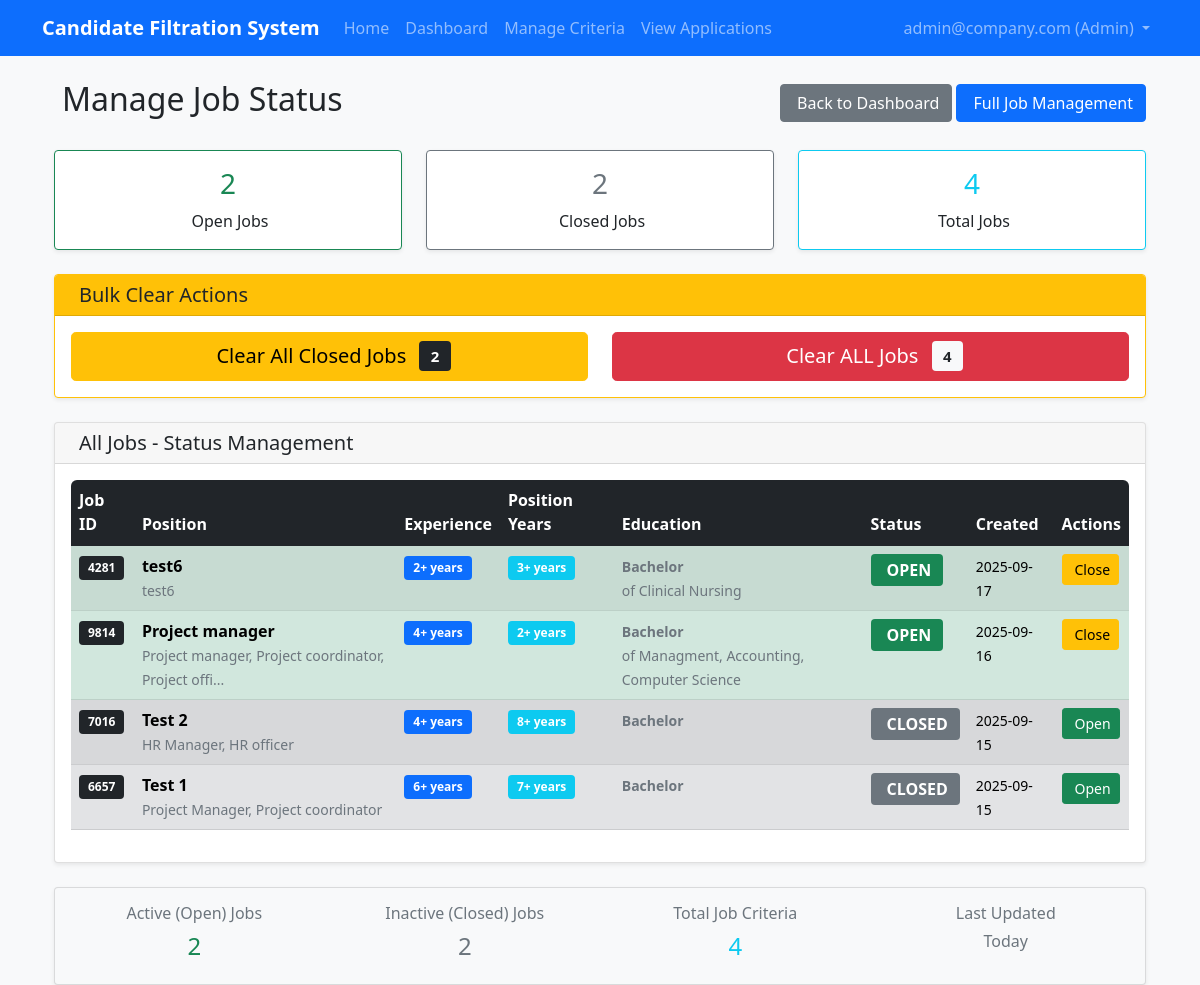
Screenshot of /admin/jobs/status (signed in) with the database file from the repository.
### tables this page shows
CREATE TABLE users
                 (id INTEGER PRIMARY KEY AUTOINCREMENT,
                  email TEXT UNIQUE NOT NULL,
                  password_hash TEXT NOT NULL,
                  role TEXT NOT NULL CHECK(role IN ('candidate', 'admin')),
                  created_date TIMESTAMP DEFAULT CURRENT_TIMESTAMP,
                  is_active BOOLEAN DEFAULT 1, name TEXT, department TEXT, email_confirmed BOOLEAN DEFAULT 0);

CREATE TABLE criteria
                 (id INTEGER PRIMARY KEY AUTOINCREMENT,
                  min_experience INTEGER,
                  required_skills TEXT,
                  preferred_education TEXT,
                  notification_email TEXT,
                  created_date TIMESTAMP DEFAULT CURRENT_TIMESTAMP,
                  is_active BOOLEAN DEFAULT 1, expected_positions TEXT DEFAULT "", position_title TEXT DEFAULT "Legacy Position", min_position_years INTEGER DEFAULT 0, qualified_email TEXT DEFAULT "qualified@company.com", unqualified_email TEXT DEFAULT "unqualified@company.com", admin_user_id INTEGER DEFAULT NULL, job_status TEXT DEFAULT "open", required_education_certification TEXT DEFAULT "", job_id INTEGER);

### app.py (the view, shortened to what this page needs)
@app.route('/admin/jobs/status', methods=['GET', 'POST'])
@login_required
@admin_required
def manage_job_status():
    conn = sqlite3.connect('candidates.db')
    c = conn.cursor()
    c.execute('''SELECT * FROM criteria ORDER BY
                 CASE WHEN job_status = 'open' THEN 0 ELSE 1 END,
                 created_date DESC''')
    jobs = c.fetchall()
    c.execute('SELECT job_status, COUNT(*) FROM criteria GROUP BY job_status')
    status_counts = dict(c.fetchall())
    conn.close()
    return render_template('manage_job_status.html', jobs=jobs, status_counts=status_counts)

### app.py (called while the page is built)
@login_manager.user_loader
def load_user(user_id):
    return User.get(user_id)

def admin_required(f):
    from functools import wraps
    @wraps(f)
    def decorated_function(*args, **kwargs):
        if not current_user.is_authenticated or current_user.role != 'admin':
            flash('Access denied. Admin privileges required.', 'error')
            return redirect(url_for('login'))
        return f(*args, **kwargs)
    return decorated_function

    @property
    def is_active(self):
        return self._active

    @staticmethod
    def get(user_id):
        conn = sqlite3.connect('candidates.db')
        c = conn.cursor()
        c.execute('SELECT * FROM users WHERE id = ?', (user_id,))
        user_data = c.fetchone()
        conn.close()
        if user_data:
            return User(*user_data)
        return None

### templates/manage_job_status.html (shortened to what this page needs)
{% extends "base.html" %}
{% block content %}
<div class="container-fluid">
    <div class="row">
        <div class="col-12">
            <div class="d-flex justify-content-between align-items-center mb-4">
                <h2>
                    Manage Job Status
                </h2>
                <div>
                    <a href="{{ url_for('admin_dashboard') }}" class="btn btn-secondary">
                        Back to Dashboard
                    </a>
                    <a href="{{ url_for('manage_jobs') }}" class="btn btn-primary">
                        Full Job Management
                    </a>
                </div>
            </div>
        </div>
    </div>
    <div class="row mb-4">
        <div class="col-md-4">
            <div class="card border-success">
                <div class="card-body text-center">
                    <h3 class="card-title text-success">{{ status_counts.get('open', 0) }}</h3>
                    <p class="card-text">
                        Open Jobs
                    </p>
                </div>
            </div>
        </div>
        <div class="col-md-4">
            <div class="card border-secondary">
                <div class="card-body text-center">
                    <h3 class="card-title text-secondary">{{ status_counts.get('closed', 0) }}</h3>
                    <p class="card-text">
                        Closed Jobs
                    </p>
                </div>
            </div>
        </div>
        <div class="col-md-4">
            <div class="card border-info">
                <div class="card-body text-center">
                    <h3 class="card-title text-info">{{ (status_counts.get('open', 0) + status_counts.get('closed', 0)) }}</h3>
                    <p class="card-text">
                        Total Jobs
                    </p>
                </div>
            </div>
        </div>
    </div>
    <div class="row mb-4">
        <div class="col-12">
            <div class="card border-warning">
                <div class="card-header bg-warning text-dark">
                    <h5 class="mb-0">
                        Bulk Clear Actions
                    </h5>
                </div>
                <div class="card-body">
                    <div class="row">
                        <div class="col-md-6">
                            {% if status_counts.get('closed', 0) > 0 %}
                            <form method="post" style="display: inline;" onsubmit="return confirmClearClosed()">
                                <button type="submit" class="btn btn-warning btn-lg w-100">
                                    Clear All Closed Jobs
                                    <span class="badge bg-dark ms-2">{{ status_counts.get('closed', 0) }}</span>
                                </button>
                            </form>
                            {% else %}
                            <button type="button" class="btn btn-outline-warning btn-lg w-100" disabled>
                                <i class="fas fa-broom me-2"></i>No Closed Jobs to Clear
                            </button>
                            {% endif %}
                        </div>
                        <div class="col-md-6">
                            {% if (status_counts.get('open', 0) + status_counts.get('closed', 0)) > 0 %}
                            <form method="post" style="display: inline;" onsubmit="return confirmClearAll()">
                                <button type="submit" class="btn btn-danger btn-lg w-100">
                                    Clear ALL Jobs
                                    <span class="badge bg-light text-dark ms-2">{{ (status_counts.get('open', 0) + status_counts.get('closed', 0)) }}</span>
                                </button>
                            </form>
                            {% else %}
                            <button type="button" class="btn btn-outline-danger btn-lg w-100" disabled>
                                <i class="fas fa-trash me-2"></i>No Jobs to Clear
                            </button>
                            {% endif %}
                        </div>
                    </div>
                </div>
            </div>
        </div>
    </div>
    <div class="row">
        <div class="col-12">
            <div class="card">
                <div class="card-header">
                    <h5 class="mb-0">
                        All Jobs - Status Management
                    </h5>
                </div>
                <div class="card-body">
                    {% if jobs %}
                        <div class="table-responsive">
                            <table class="table table-striped table-hover">
                                <thead class="table-dark">
                                    <tr>
                                        <th>Job ID</th>
                                        <th>Position</th>
                                        <th>Experience</th>
                                        <th>Position Years</th>
                                        <th>Education</th>
                                        <th>Status</th>
                                        <th>Created</th>
                                        <th>Actions</th>
                                    </tr>
                                </thead>
                                <tbody>
                                    {% for job in jobs %}
                                    <tr class="{% if job[13] == 'open' %}table-success{% else %}table-secondary{% endif %}">
                                        <td>
                                            {% if job|length > 15 and job[15] %}
                                                <span class="badge bg-dark">{{ job[15] }}</span>
                                            {% else %}
                                                <span class="badge bg-secondary">N/A</span>
                                            {% endif %}
                                        </td>
                                        <td>
                                            <strong>{{ job[8] if job[8] else 'Unknown Position' }}</strong>
                                            {% if job[7] %}
                                            <br><small class="text-muted">{{ job[7][:50] }}{% if job[7]|length > 50 %}...{% endif %}</small>
                                            {% endif %}
                                        </td>
                                        <td>
                                            <span class="badge bg-primary">{{ job[1] }}+ years</span>
                                        </td>
                                        <td>
                                            <span class="badge bg-info">{{ job[9] }}+ years</span>
                                        </td>
                                        <td>
                                            <div class="text-muted">
                                                <small class="fw-bold">{{ job[3].replace('_', ' ').title() if job[3] else 'N/A' }}</small>
                                                {% if job|length > 14 and job[14] %}
                                                    <br><small class="text-secondary">of {{ job[14] }}</small>
                                                {% endif %}
                                            </div>
                                        </td>
                                        <td>
                                            {% if job[13] == 'open' %}
                                                <span class="badge bg-success fs-6">
                                                    OPEN
                                                </span>
                                            {% else %}
                                                <span class="badge bg-secondary fs-6">
                                                    CLOSED
                                                </span>
                                            {% endif %}
                                        </td>
                                        <td>
                                            <small>{{ job[5][:10] if job[5] else 'Unknown' }}</small>
                                        </td>
                                        <td>
                                            <form method="post" style="display: inline;">
                                                {% if job[13] == 'open' %}
                                                    <button type="submit" class="btn btn-warning btn-sm" title="Close this job">
                                                        Close
                                                    </button>
                                                {% else %}
                                                    <button type="submit" class="btn btn-success btn-sm" title="Open this job">
                                                        Open
                                                    </button>
                                                {% endif %}
                                            </form>
                                        </td>
                                    </tr>
                                    {% endfor %}
                                </tbody>
                            </table>
                        </div>
                    {% endif %}
                </div>
            </div>
        </div>
    </div>
    {% if jobs %}
    <div class="row mt-4">
        <div class="col-12">
            <div class="card bg-light">
                <div class="card-body">
                    <div class="row text-center">
                        <div class="col-md-3">
                            <h6 class="text-muted">Active (Open) Jobs</h6>
                            <h4 class="text-success">{{ status_counts.get('open', 0) }}</h4>
                        </div>
                        <div class="col-md-3">
                            <h6 class="text-muted">Inactive (Closed) Jobs</h6>
                            <h4 class="text-secondary">{{ status_counts.get('closed', 0) }}</h4>
                        </div>
                        <div class="col-md-3">
                            <h6 class="text-muted">Total Job Criteria</h6>
                            <h4 class="text-info">{{ (status_counts.get('open', 0) + status_counts.get('closed', 0)) }}</h4>
                        </div>
                        <div class="col-md-3">
                            <h6 class="text-muted">Last Updated</h6>
                            <h6 class="text-muted">Today</h6>
                        </div>
                    </div>
                </div>
            </div>
        </div>
    </div>
    {% endif %}
</div>
{% endblock %}

### templates/base.html (shortened to what this page needs)
<!DOCTYPE html>
<html lang="en">
<head>
    <link href="https://cdn.jsdelivr.net/npm/bootstrap@5.1.3/dist/css/bootstrap.min.css" rel="stylesheet">
    <link rel="stylesheet" href="{{ url_for('static', filename='css/style.css') }}">
</head>
<body>
    <nav class="navbar navbar-expand-lg navbar-dark bg-primary">
        <div class="container">
            <a class="navbar-brand" href="{{ url_for('index') }}">Candidate Filtration System</a>
            <div class="collapse navbar-collapse" id="navbarNav">
                <ul class="navbar-nav me-auto">
                    <li class="nav-item">
                        <a class="nav-link" href="{{ url_for('index') }}">Home</a>
                    </li>
                    {% if current_user.is_authenticated %}
                        {% if current_user.role == 'admin' %}
                            <li class="nav-item">
                                <a class="nav-link" href="{{ url_for('admin_dashboard') }}">Dashboard</a>
                            </li>
                            <li class="nav-item">
                                <a class="nav-link" href="{{ url_for('admin_criteria') }}">Manage Criteria</a>
                            </li>
                            <li class="nav-item">
                                <a class="nav-link" href="{{ url_for('view_candidates') }}">View Applications</a>
                            </li>
                        {% endif %}
                    {% else %}
                        <li class="nav-item">
                            <a class="nav-link" href="{{ url_for('candidate_form') }}">Apply Now</a>
                        </li>
                    {% endif %}
                </ul>
                <ul class="navbar-nav ms-auto">
                    {% if current_user.is_authenticated %}
                        <li class="nav-item dropdown">
                            <a class="nav-link dropdown-toggle" href="#" id="navbarDropdown" role="button" data-bs-toggle="dropdown">
                                {{ current_user.email }} ({{ current_user.role.title() }})
                            </a>
                        </li>
                    {% else %}
                        <li class="nav-item">
                            <a class="nav-link" href="{{ url_for('login') }}">Admin Login</a>
                        </li>
                    {% endif %}
                </ul>
            </div>
        </div>
    </nav>
    <main class="container mt-4">
        {% block content %}{% endblock %}
    </main>
</body>
</html>

### static/css/style.css (style rules this page uses)
body { background-color: #f8f9fa; font-family: 'Segoe UI', Tahoma, Geneva, Verdana, sans-serif; }
.navbar-brand { font-weight: bold; }
.card { box-shadow: 0 0.125rem 0.25rem rgba(0, 0, 0, 0.075); border: 1px solid rgba(0, 0, 0, 0.125); transition: box-shadow 0.15s ease-in-out; }
.btn { transition: all 0.3s ease; }
.table-responsive { border-radius: 0.375rem; }
.badge { font-size: 0.75em; padding: 0.5em 0.75em; }

### rows the page displays
users: email "admin@company.com", role "Admin"
criteria: job "4281", position_title "test6", expected_positions "test6", min_experience "2", min_position_years "3", preferred_education "Bachelor", required_education_certification "Clinical Nursing", job_status "OPEN", created_date "2025-09-17"
criteria: job "9814", position_title "Project manager", expected_positions "Project manager, Project coordinator, Project offi", min_experience "4", min_position_years "2", preferred_education "Bachelor", required_education_certification "Managment, Accounting, Computer Science", job_status "OPEN", created_date "2025-09-16"
criteria: job "7016", position_title "Test 2", expected_positions "HR Manager, HR officer", min_experience "4", min_position_years "8", preferred_education "Bachelor", job_status "CLOSED", created_date "2025-09-15"
criteria: job "6657", position_title "Test 1", expected_positions "Project Manager, Project coordinator", min_experience "6", min_position_years "7", preferred_education "Bachelor", job_status "CLOSED", created_date "2025-09-15"

### other values shown
{{ status_counts.get('open', 0) }} "2"
{{ status_counts.get('closed', 0) }} "2"
{{ (status_counts.get('open', 0) + status_counts.get('closed', 0)) }} "4"
